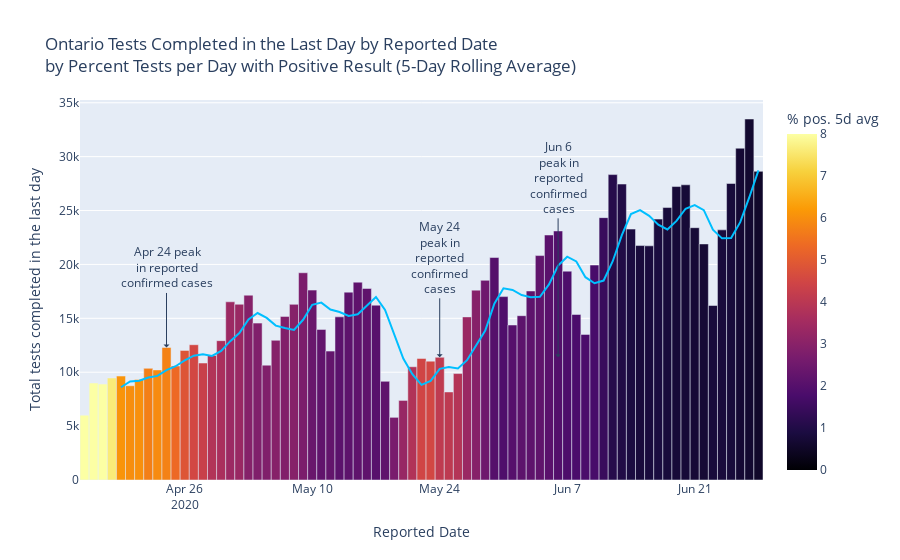

The notebook cell saved with this chart:
### Code cell
#hide_input

testeddf = testconfirmeddf[(testconfirmeddf["Total tests completed in the last day"].notnull()) & (testconfirmeddf["Total tests completed in the last day"] != 0)]

testsbar = px.bar(testeddf, 
       x="ReportedDate", y="Total tests completed in the last day", 
       color="5d Avg Percent Tested Positive", range_color=[0,8],
       color_continuous_scale=px.colors.sequential.Inferno,
       hover_data=["New Cases", "Total tests completed in the last day"],
       labels={"5d Avg Percent Tested Positive" : "% pos. 5d avg", "New Cases" : "Cases", "ReportedDate" : "Reported Date"},
       title="Ontario Tests Completed in the Last Day by Reported Date<br>by Percent Tests per Day with Positive Result (5-Day Rolling Average)",
      )

testsbar.update_layout(bargap=0, annotations=[
        dict(
            x="2020-04-24",
            y=12295,
            xref="x",
            yref="y",
            text="Apr 24 peak<br>in reported<br>confirmed cases",
            showarrow=True,
            arrowhead=1,
            ax=0,
            ay=-80
        ),
        dict(
            x="2020-05-24",
            y=11383,
            xref="x",
            yref="y",
            text="May 24<br>peak in<br>reported<br>confirmed<br>cases",
            showarrow=True,
            arrowhead=1,
            ax=0,
            ay=-100
        ),
        dict(
            x="2020-06-06",
            y=11383,
            xref="x",
            yref="y",
            text="Jun 6<br>peak in<br>reported<br>confirmed<br>cases",
            showarrow=True,
            arrowhead=1,
            ax=0,
            ay=-180
        )
    ]
                      )
testsbar.add_trace(go.Scatter(x=testeddf["ReportedDate"], y=testeddf["New Tests Mean 5d"], mode="lines",
                             name="Tests 5d Avg", showlegend=False,
                              line=dict(color="deepskyblue", dash="solid")))

### Figure 1 — Plotly figure (JSON) as saved in the notebook; plotly's stock layout.template omitted (floating-point values rounded to 4 significant figures; data arrays with more than 128 entries replaced by an {"elided": "..."} marker saying what was removed)
{"data": [{"alignmentgroup": "True", "customdata": {"elided": "75x2 int values"}, "hoverlabel": {"namelength": 0}, "hovertemplate": "Reported Date=%{x}<br>Total tests completed in the last day=%{customdata[1]}<br>Cases=%{customdata[0]}<br>% pos. 5d avg=%{marker.color}", "legendgroup": "", "marker": {"color": [36.77, 15.41, 10.36, 7.611, 6.103, 5.983, 6.02, 5.722, 5.941, 5.773, 5.326, 4.862, 4.529, 4.292, 3.838, 3.659, 3.378, 3.32, 2.917, 2.834, 2.823, 2.952, 2.84, 2.936, 2.719, 2.372, 2.217, 2.259, 2.102, 2.151, 2.191, 2.191, 2.056, 2.181, 2.679, 3.287, 3.819, 4.475, 4.528, 4.103, 4.068, 3.874, 3.337, 2.937, 2.467, 1.992, 1.876, 2.019, 2.148, 2.166, 2.2, 2.081, 1.95, 1.842, 1.788, 1.793, 1.746, 1.45, 1.093, 0.9966, 0.891, 0.8221, 0.8242, 0.8597, 0.7958, 0.7539, 0.74, 0.7231, 0.7133, 0.8061, 0.8217, 0.8056, 0.7024, 0.6396, 0.5577], "coloraxis": "coloraxis"}, "name": "", "offsetgroup": "", "orientation": "v", "showlegend": false, "textposition": "auto", "type": "bar", "x": ["2020-04-15T00:00:00", "2020-04-16T00:00:00", "2020-04-17T00:00:00", "2020-04-18T00:00:00", "2020-04-19T00:00:00", "2020-04-20T00:00:00", "2020-04-21T00:00:00", "2020-04-22T00:00:00", "2020-04-23T00:00:00", "2020-04-24T00:00:00", "2020-04-25T00:00:00", "2020-04-26T00:00:00", "2020-04-27T00:00:00", "2020-04-28T00:00:00", "2020-04-29T00:00:00", "2020-04-30T00:00:00", "2020-05-01T00:00:00", "2020-05-02T00:00:00", "2020-05-03T00:00:00", "2020-05-04T00:00:00", "2020-05-05T00:00:00", "2020-05-06T00:00:00", "2020-05-07T00:00:00", "2020-05-08T00:00:00", "2020-05-09T00:00:00", "2020-05-10T00:00:00", "2020-05-11T00:00:00", "2020-05-12T00:00:00", "2020-05-13T00:00:00", "2020-05-14T00:00:00", "2020-05-15T00:00:00", "2020-05-16T00:00:00", "2020-05-17T00:00:00", "2020-05-18T00:00:00", "2020-05-19T00:00:00", "2020-05-20T00:00:00", "2020-05-21T00:00:00", "2020-05-22T00:00:00", "2020-05-23T00:00:00", "2020-05-24T00:00:00", "2020-05-25T00:00:00", "2020-05-26T00:00:00", "2020-05-27T00:00:00", "2020-05-28T00:00:00", "2020-05-29T00:00:00", "2020-05-30T00:00:00", "2020-05-31T00:00:00", "2020-06-01T00:00:00", "2020-06-02T00:00:00", "2020-06-03T00:00:00", "2020-06-04T00:00:00", "2020-06-05T00:00:00", "2020-06-06T00:00:00", "2020-06-07T00:00:00", "2020-06-08T00:00:00", "2020-06-09T00:00:00", "2020-06-10T00:00:00", "2020-06-11T00:00:00", "2020-06-12T00:00:00", "2020-06-13T00:00:00", "2020-06-14T00:00:00", "2020-06-15T00:00:00", "2020-06-16T00:00:00", "2020-06-17T00:00:00", "2020-06-18T00:00:00", "2020-06-19T00:00:00", "2020-06-20T00:00:00", "2020-06-21T00:00:00", "2020-06-22T00:00:00", "2020-06-23T00:00:00", "2020-06-24T00:00:00", "2020-06-25T00:00:00", "2020-06-26T00:00:00", "2020-06-27T00:00:00", "2020-06-28T00:00:00"], "xaxis": "x", "y": [6010, 9001, 8899, 9462, 9643, 8743, 9330, 10361, 10214, 12295, 10578, 12020, 12550, 10852, 11554, 12928, 16532, 16305, 17146, 14555, 10654, 12961, 15179, 16295, 19227, 17618, 13970, 11957, 15137, 17429, 18354, 17768, 16217, 9155, 5813, 7382, 10506, 11276, 11028, 11383, 8170, 9875, 15133, 17615, 18525, 20640, 17014, 14379, 15244, 17537, 20822, 22730, 23105, 19374, 15357, 13509, 19941, 24341, 28335, 27456, 23278, 21751, 21724, 24205, 25278, 27225, 27387, 23408, 21900, 16189, 23207, 27511, 30780, 33492, 28633], "yaxis": "y"}, {"line": {"color": "deepskyblue", "dash": "solid"}, "mode": "lines", "name": "Tests 5d Avg", "showlegend": false, "type": "scatter", "x": ["2020-04-15T00:00:00", "2020-04-16T00:00:00", "2020-04-17T00:00:00", "2020-04-18T00:00:00", "2020-04-19T00:00:00", "2020-04-20T00:00:00", "2020-04-21T00:00:00", "2020-04-22T00:00:00", "2020-04-23T00:00:00", "2020-04-24T00:00:00", "2020-04-25T00:00:00", "2020-04-26T00:00:00", "2020-04-27T00:00:00", "2020-04-28T00:00:00", "2020-04-29T00:00:00", "2020-04-30T00:00:00", "2020-05-01T00:00:00", "2020-05-02T00:00:00", "2020-05-03T00:00:00", "2020-05-04T00:00:00", "2020-05-05T00:00:00", "2020-05-06T00:00:00", "2020-05-07T00:00:00", "2020-05-08T00:00:00", "2020-05-09T00:00:00", "2020-05-10T00:00:00", "2020-05-11T00:00:00", "2020-05-12T00:00:00", "2020-05-13T00:00:00", "2020-05-14T00:00:00", "2020-05-15T00:00:00", "2020-05-16T00:00:00", "2020-05-17T00:00:00", "2020-05-18T00:00:00", "2020-05-19T00:00:00", "2020-05-20T00:00:00", "2020-05-21T00:00:00", "2020-05-22T00:00:00", "2020-05-23T00:00:00", "2020-05-24T00:00:00", "2020-05-25T00:00:00", "2020-05-26T00:00:00", "2020-05-27T00:00:00", "2020-05-28T00:00:00", "2020-05-29T00:00:00", "2020-05-30T00:00:00", "2020-05-31T00:00:00", "2020-06-01T00:00:00", "2020-06-02T00:00:00", "2020-06-03T00:00:00", "2020-06-04T00:00:00", "2020-06-05T00:00:00", "2020-06-06T00:00:00", "2020-06-07T00:00:00", "2020-06-08T00:00:00", "2020-06-09T00:00:00", "2020-06-10T00:00:00", "2020-06-11T00:00:00", "2020-06-12T00:00:00", "2020-06-13T00:00:00", "2020-06-14T00:00:00", "2020-06-15T00:00:00", "2020-06-16T00:00:00", "2020-06-17T00:00:00", "2020-06-18T00:00:00", "2020-06-19T00:00:00", "2020-06-20T00:00:00", "2020-06-21T00:00:00", "2020-06-22T00:00:00", "2020-06-23T00:00:00", "2020-06-24T00:00:00", "2020-06-25T00:00:00", "2020-06-26T00:00:00", "2020-06-27T00:00:00", "2020-06-28T00:00:00"], "y": [null, null, null, null, 8603, 9150.0, 9215.0, 9508.0, 9658.0, 10190.0, 10560.0, 11090.0, 11530.0, 11659, 11510.0, 11980.0, 12880.0, 13630.0, 14893, 15490.0, 15040.0, 14320.0, 14099, 13930.0, 14860.0, 16256, 16460.0, 15810.0, 15580.0, 15220.0, 15370.0, 16129, 16981, 15780.0, 13460.0, 11267, 9815.0, 8826.0, 9201, 10315, 10470.0, 10350.0, 11120.0, 12440.0, 13860.0, 16360.0, 17790.0, 17630.0, 17160.0, 16960.0, 17000.0, 18140.0, 19890.0, 20710.0, 20280.0, 18815, 18260.0, 18500.0, 20300.0, 22720.0, 24670.0, 25030.0, 24510.0, 23680.0, 23250.0, 24040.0, 25160.0, 25500.0, 25040.0, 23220.0, 22420.0, 22443, 23920.0, 26240.0, 28720.0]}], "layout": {"annotations": [{"arrowhead": 1, "ax": 0, "ay": -80, "showarrow": true, "text": "Apr 24 peak<br>in reported<br>confirmed cases", "x": "2020-04-24", "xref": "x", "y": 12295, "yref": "y"}, {"arrowhead": 1, "ax": 0, "ay": -100, "showarrow": true, "text": "May 24<br>peak in<br>reported<br>confirmed<br>cases", "x": "2020-05-24", "xref": "x", "y": 11383, "yref": "y"}, {"arrowhead": 1, "ax": 0, "ay": -180, "showarrow": true, "text": "Jun 6<br>peak in<br>reported<br>confirmed<br>cases", "x": "2020-06-06", "xref": "x", "y": 11383, "yref": "y"}], "bargap": 0, "barmode": "relative", "coloraxis": {"cmax": 8, "cmin": 0, "colorbar": {"title": {"text": "% pos. 5d avg"}}, "colorscale": [[0, "#000004"], [0.1111, "#1b0c41"], [0.2222, "#4a0c6b"], [0.3333, "#781c6d"], [0.4444, "#a52c60"], [0.5556, "#cf4446"], [0.6667, "#ed6925"], [0.7778, "#fb9b06"], [0.8889, "#f7d13d"], [1, "#fcffa4"]]}, "legend": {"tracegroupgap": 0}, "title": {"text": "Ontario Tests Completed in the Last Day by Reported Date<br>by Percent Tests per Day with Positive Result (5-Day Rolling Average)"}, "xaxis": {"anchor": "y", "domain": [0, 1], "title": {"text": "Reported Date"}}, "yaxis": {"anchor": "x", "domain": [0, 1], "title": {"text": "Total tests completed in the last day"}}}}
